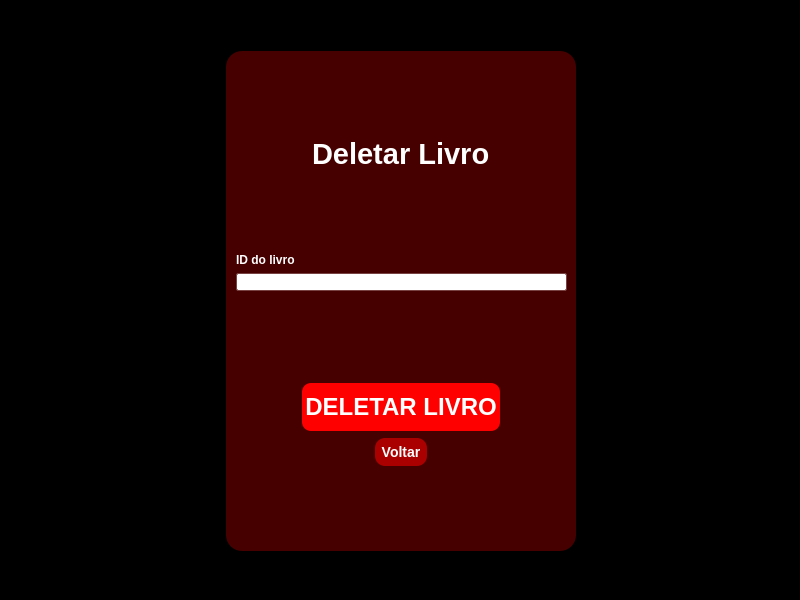
<?xml version="1.0" encoding="UTF-8"?>
<ui version="4.0">
 <class>DeletarLivro</class>
 <widget class="QMainWindow" name="DeletarLivro">
  <property name="geometry">
   <rect>
    <x>0</x>
    <y>0</y>
    <width>800</width>
    <height>600</height>
   </rect>
  </property>
  <property name="windowTitle">
   <string>MainWindow</string>
  </property>
  <property name="styleSheet">
   <string notr="true">font-family: Segoe UI;
font-weight: bold;
background:black;
color: white;</string>
  </property>
  <widget class="QWidget" name="centralwidget">
   <widget class="QWidget" name="horizontalLayoutWidget">
    <property name="geometry">
     <rect>
      <x>0</x>
      <y>0</y>
      <width>801</width>
      <height>601</height>
     </rect>
    </property>
    <layout class="QHBoxLayout" name="horizontalLayout">
     <item>
      <spacer name="horizontalSpacer_2">
       <property name="orientation">
        <enum>Qt::Horizontal</enum>
       </property>
       <property name="sizeHint" stdset="0">
        <size>
         <width>40</width>
         <height>20</height>
        </size>
       </property>
      </spacer>
     </item>
     <item>
      <layout class="QVBoxLayout" name="verticalLayout">
       <item>
        <spacer name="verticalSpacer_2">
         <property name="orientation">
          <enum>Qt::Vertical</enum>
         </property>
         <property name="sizeHint" stdset="0">
          <size>
           <width>20</width>
           <height>40</height>
          </size>
         </property>
        </spacer>
       </item>
       <item>
        <widget class="QFrame" name="frame">
         <property name="minimumSize">
          <size>
           <width>350</width>
           <height>500</height>
          </size>
         </property>
         <property name="styleSheet">
          <string notr="true">background: rgb(70, 0, 0);
border-radius: 16px;
</string>
         </property>
         <property name="frameShape">
          <enum>QFrame::StyledPanel</enum>
         </property>
         <property name="frameShadow">
          <enum>QFrame::Raised</enum>
         </property>
         <widget class="QWidget" name="verticalLayoutWidget_2">
          <property name="geometry">
           <rect>
            <x>10</x>
            <y>10</y>
            <width>331</width>
            <height>481</height>
           </rect>
          </property>
          <layout class="QVBoxLayout" name="verticalLayout_4">
           <item>
            <spacer name="verticalSpacer_5">
             <property name="orientation">
              <enum>Qt::Vertical</enum>
             </property>
             <property name="sizeHint" stdset="0">
              <size>
               <width>20</width>
               <height>40</height>
              </size>
             </property>
            </spacer>
           </item>
           <item alignment="Qt::AlignHCenter">
            <widget class="QLabel" name="label_7">
             <property name="font">
              <font>
               <family>Segoe UI</family>
               <pointsize>22</pointsize>
               <weight>75</weight>
               <bold>true</bold>
              </font>
             </property>
             <property name="text">
              <string>Deletar Livro</string>
             </property>
            </widget>
           </item>
           <item>
            <spacer name="verticalSpacer_8">
             <property name="orientation">
              <enum>Qt::Vertical</enum>
             </property>
             <property name="sizeHint" stdset="0">
              <size>
               <width>20</width>
               <height>40</height>
              </size>
             </property>
            </spacer>
           </item>
           <item>
            <widget class="QLabel" name="label_8">
             <property name="text">
              <string>ID do livro</string>
             </property>
            </widget>
           </item>
           <item>
            <widget class="QLineEdit" name="id_input">
             <property name="styleSheet">
              <string notr="true">background-color: white;
color: black;
border: 1px solid;
border-radius: 2px;
border-color: rgb(121, 66, 66);
margin-bottom: 10px;
</string>
             </property>
            </widget>
           </item>
           <item>
            <spacer name="verticalSpacer_7">
             <property name="orientation">
              <enum>Qt::Vertical</enum>
             </property>
             <property name="sizeHint" stdset="0">
              <size>
               <width>20</width>
               <height>40</height>
              </size>
             </property>
            </spacer>
           </item>
           <item alignment="Qt::AlignHCenter">
            <widget class="QPushButton" name="del_but">
             <property name="sizePolicy">
              <sizepolicy hsizetype="Maximum" vsizetype="Fixed">
               <horstretch>0</horstretch>
               <verstretch>0</verstretch>
              </sizepolicy>
             </property>
             <property name="minimumSize">
              <size>
               <width>200</width>
               <height>50</height>
              </size>
             </property>
             <property name="font">
              <font>
               <family>Segoe UI</family>
               <pointsize>18</pointsize>
               <weight>75</weight>
               <bold>true</bold>
              </font>
             </property>
             <property name="cursor">
              <cursorShape>PointingHandCursor</cursorShape>
             </property>
             <property name="styleSheet">
              <string notr="true">background-color: rgb(255, 0, 0);
border: 2px solid;
border-radius: 10px;
border-color: transparent;
color: white;</string>
             </property>
             <property name="text">
              <string>DELETAR LIVRO</string>
             </property>
            </widget>
           </item>
           <item alignment="Qt::AlignHCenter">
            <widget class="QPushButton" name="delLivro_home">
             <property name="cursor">
              <cursorShape>PointingHandCursor</cursorShape>
             </property>
             <property name="styleSheet">
              <string notr="true">background-color:  rgb(170, 0, 0);
border-radius: 10px;
font: bold 14px;
padding: 6px;
color:  white;
</string>
             </property>
             <property name="text">
              <string>Voltar</string>
             </property>
            </widget>
           </item>
           <item>
            <spacer name="verticalSpacer_6">
             <property name="orientation">
              <enum>Qt::Vertical</enum>
             </property>
             <property name="sizeHint" stdset="0">
              <size>
               <width>20</width>
               <height>40</height>
              </size>
             </property>
            </spacer>
           </item>
          </layout>
         </widget>
        </widget>
       </item>
       <item>
        <spacer name="verticalSpacer">
         <property name="orientation">
          <enum>Qt::Vertical</enum>
         </property>
         <property name="sizeHint" stdset="0">
          <size>
           <width>20</width>
           <height>40</height>
          </size>
         </property>
        </spacer>
       </item>
      </layout>
     </item>
     <item>
      <spacer name="horizontalSpacer">
       <property name="orientation">
        <enum>Qt::Horizontal</enum>
       </property>
       <property name="sizeHint" stdset="0">
        <size>
         <width>40</width>
         <height>20</height>
        </size>
       </property>
      </spacer>
     </item>
    </layout>
   </widget>
  </widget>
 </widget>
 <resources/>
 <connections/>
</ui>
